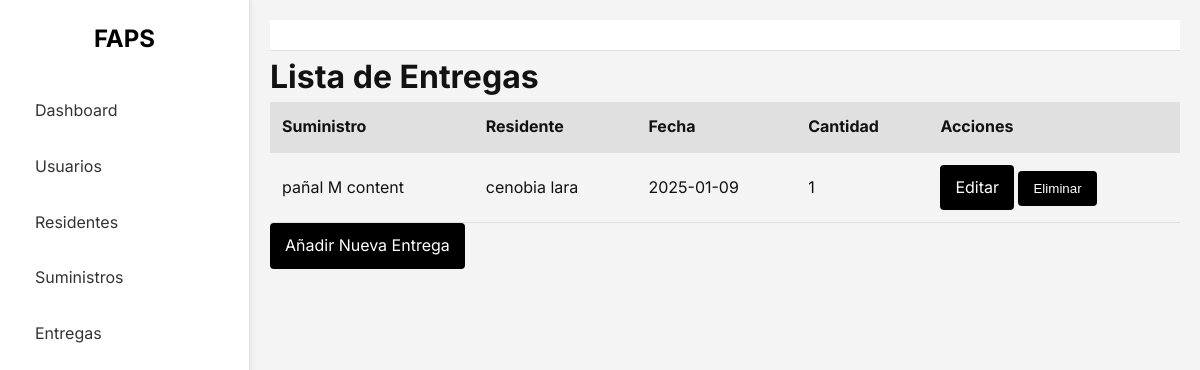
Page /admin/deliveries on the earlier database version.
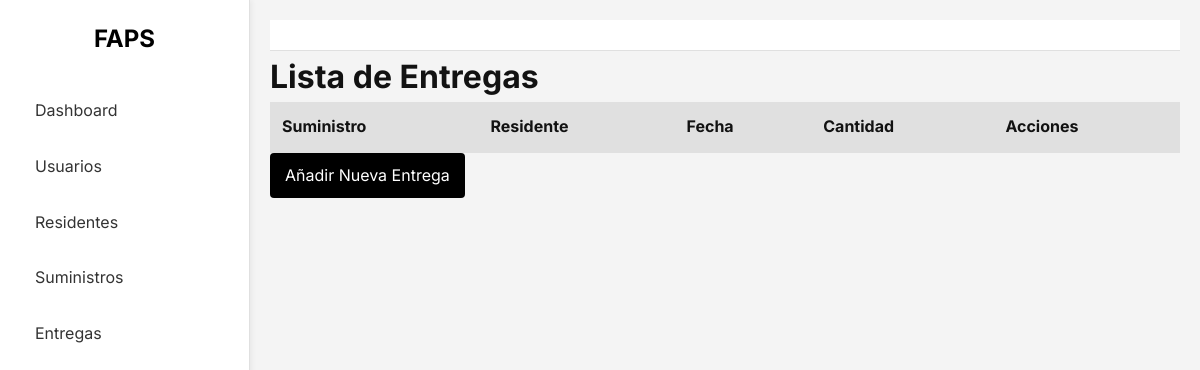
Same page on the later database version.
### app/models.py (models this page shows)
class Delivery(db.Model):
    id = db.Column(db.Integer, primary_key=True)
    supply_id = db.Column(db.Integer, db.ForeignKey('supply.id'), nullable=False)
    resident_id = db.Column(db.Integer, db.ForeignKey('resident.id'), nullable=False)
    quantity = db.Column(db.Integer, nullable=False)
    date = db.Column(db.Date, nullable=False)
    supply = db.relationship('Supply', backref=db.backref('deliveries', lazy=True))
    resident = db.relationship('Resident', backref=db.backref('deliveries', lazy=True))

class Supply(db.Model):
    id = db.Column(db.Integer, primary_key=True)
    name = db.Column(db.String(100), nullable=False)
    category = db.Column(db.String(100), nullable=False)
    quantity = db.Column(db.Integer, nullable=False)
    entry_date = db.Column(db.Date, nullable=False)

class Resident(db.Model):
    id = db.Column(db.Integer, primary_key=True)
    name = db.Column(db.String(100), nullable=False)
    lastname = db.Column(db.String(100), nullable=False)
    birthday_date = db.Column(db.Date, nullable=False)
    no_identification = db.Column(db.Integer, unique=True, nullable=False)
    health_status = db.Column(db.String(255), nullable=True)
    medical_conditions = db.Column(db.Text, nullable=True)
    medications = db.Column(db.Text, nullable=True)
    medical_history = db.Column(db.Text, nullable=True)
    special_requirements = db.Column(db.Text, nullable=True)

### app/routes/delivery_routes.py (the view)
@delivery_bp.route('/admin/deliveries')
def list_deliveries():
    deliveries = Delivery.query.all()
    return render_template('list_deliveries.html', deliveries=deliveries)

### app/templates/list_deliveries.html (shortened to what this page needs)
{% extends 'base.html' %}
{% block content %}
<h1>Lista de Entregas</h1>
<table class="table">
    <thead>
        <tr>
            <th>Suministro</th>
            <th>Residente</th>
            <th>Fecha</th>
            <th>Cantidad</th>
            <th>Acciones</th>
        </tr>
    </thead>
    <tbody>
        {% for delivery in deliveries %}
        <tr>
            <td>{{ delivery.supply.name }}</td>
            <td>{{ delivery.resident.name }} {{ delivery.resident.lastname }}</td>
            <td>{{ delivery.date }}</td>
            <td>{{ delivery.quantity }}</td>
            <td>
                <a class="btn btn-primary" href="{{ url_for('delivery_bp.edit_delivery', id=delivery.id) }}">Editar</a>
                <form action="{{ url_for('delivery_bp.delete_delivery', id=delivery.id) }}" method="post" style="display:inline;">
                    <button class="btn btn-danger" type="submit">Eliminar</button>
                </form>
            </td>
        </tr>
        {% endfor %}
    </tbody>
</table>
<a class="btn btn-success" href="{{ url_for('delivery_bp.create_delivery') }}">Añadir Nueva Entrega</a>
{% endblock %}

### app/templates/base.html (shortened to what this page needs)
<!DOCTYPE html>
<html lang="es">
<head>
    <link rel="stylesheet" href="{{ url_for('static', filename='css/custom.css') }}">
</head>
<body>
    <div class="sidebar">
        <div class="sidebar-logo">FAPS</div>
        <ul class="sidebar-menu">
            <li><a href="{{ url_for('dashboard') }}">Dashboard</a></li>
            <li><a href="{{ url_for('user_bp.list_users') }}">Usuarios</a></li>
            <li><a href="{{ url_for('resident_bp.list_residents') }}">Residentes</a></li>
            <li><a href="{{ url_for('supply_bp.list_supplies') }}">Suministros</a></li>
            <li><a href="{{ url_for('delivery_bp.list_deliveries') }}">Entregas</a></li>
        </ul>
    </div>
    <div class="main-content">
        <nav class="navbar">
        </nav>
        {% block content %}{% endblock %}
    </div>
</body>
</html>

### app/static/css/custom.css (style rules this page uses)
:root { --bg-primary: #f4f4f4; --bg-secondary: #ffffff; --text-primary: #121212; --text-secondary: #333333; --border-color: #e0e0e0; --accent-color: #000000; }
* { margin: 0; padding: 0; box-sizing: border-box; transition: all 0.3s ease; }
body { font-family: 'Inter', -apple-system, BlinkMacSystemFont, 'Segoe UI', 'Roboto', sans-serif; background-color: var(--bg-primary); color: var(--text-primary); line-height: 1.6; }
.sidebar { background-color: var(--bg-secondary); border-right: 1px solid var(--border-color); height: 100vh; position: fixed; top: 0; left: 0; width: 250px; padding: 20px; box-shadow: 2px 0 5px rgba(0,0,0,0.05); }
.sidebar-logo { text-align: center; margin-bottom: 30px; font-weight: 700; font-size: 1.5rem; color: var(--accent-color); }
.sidebar-menu { list-style-type: none; }
.sidebar-menu li { margin-bottom: 10px; }
.sidebar-menu a { text-decoration: none; color: var(--text-secondary); display: block; padding: 10px 15px; border-radius: 4px; }
.main-content { margin-left: 250px; padding: 20px; }
.table { width: 100%; border-collapse: collapse; }
.table th { background-color: var(--border-color); text-align: left; padding: 12px; border-bottom: 1px solid var(--border-color); }
.btn { display: inline-block; padding: 10px 15px; background-color: var(--accent-color); color: white; text-decoration: none; border-radius: 4px; border: none; }
.navbar { display: flex; justify-content: space-between; align-items: center; padding: 15px 20px; background-color: var(--bg-secondary); border-bottom: 1px solid var(--border-color); }

Differences in the rows shown:
removed Delivery: supply.name "pañal M content", resident.name "cenobia", resident.lastname "lara", date "2025-01-09", quantity "1"
